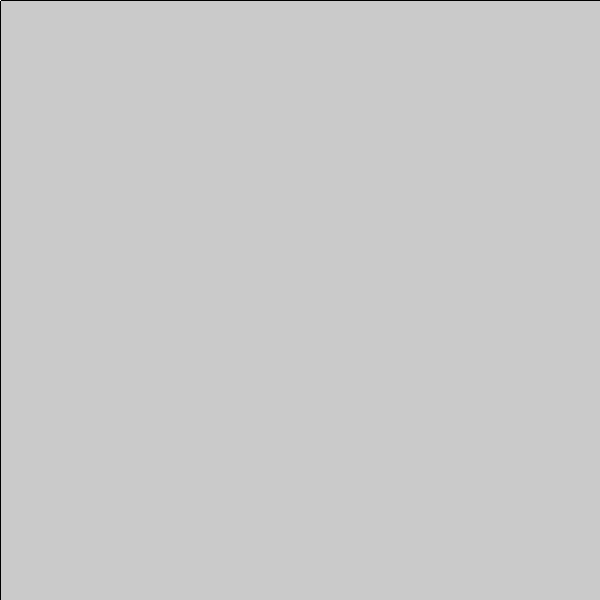
Frame 1 (no input)
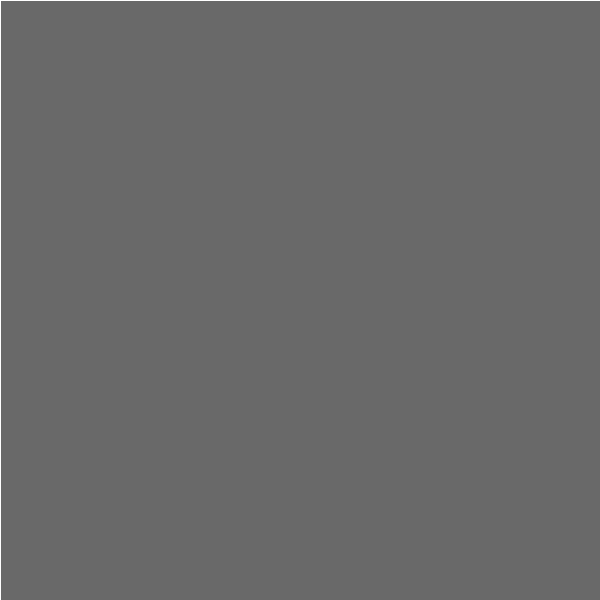
Frame 60 (the mouse pressed at the canvas centre just before this capture)
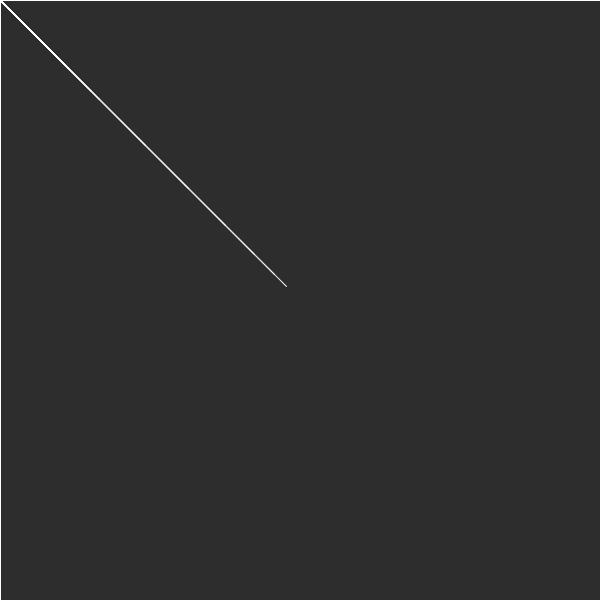
Frame 120 (the mouse held since frame 60 and released just before this capture)

The Processing sketch that drew these frames (run headless with seeded random() and noise(); from frame 60 on, the mouse is pressed at the canvas centre):

// Processing sketch: processing_62726
// ── processing_62726.pde

//cantidad de agentes autónomos
int cant = 50;
//dibujar las trayectorias o no?
boolean dibujar = true;
// darle a cada agente una variación individual?
boolean variar = false;

Bola bolas[];

int radio = 15;

void setup(){
  size(600, 600);
  smooth();
  
  //crear todos los agentes y almacenarlos en un array
  bolas = new Bola[cant];
  for(int n=0; n<cant; n++){
    bolas[n] = new Bola();
  }
}

void draw(){
  
   fondo();
  //recorrer la lista de agentes y moverlos. el primero sigue al mouse, los demás siguen al anterior en la lista
  for(int n=0; n<cant; n++){
    float x, y;
    if(n == 0){
       x = bolas[n].x + (mouseX - bolas[n].x) / 20;
       y = bolas[n].y + (mouseY - bolas[n].y) / 20;
    }
    else
    {
      x = bolas[n].x + (bolas[n-1].x - bolas[n].x) / 10;
      y = bolas[n].y + ( bolas[n-1].y - bolas[n].y) / 10;
      
      // el siguiente condicional produce una repulsión entre las partículas
      // evalua que la bola[n - 1] este a una distancia > que 2 radios de la bola[n]
      // Si esta distancia es menor a 2 radios entonces 
      // la coordenada x se incrementa = repulsión.
      
      if(dist(x,y,bolas[n-1].x,bolas[n-1].y ) < radio )
      {
        x = bolas[n].x + (bolas[n-1].x - bolas[n].x) * 5;
        y = bolas[n].y + (bolas[n-1].y - bolas[n].y) * 5;
      }
      
    }// end else
    
    bolas[n].paso(x, y);
  }
}

void fondo()
{
  if (!dibujar) 
   {  fill(0,10);  } 
  else 
    { fill( 0,3); }
   rect(0,0, width, height);
}

//definición de la clase Bola

class Bola{
  float x, y; //posición actual
  float ax, ay; //posición anterior
  float rx, ry; //variación individual de la posición
  
  Bola(){
    // determinar valores iniciales de las variables
    ax = x = 0;
    ay = y = 0;
    rx = variar ? random(-3, 3) : 0;
    ry = variar ? random(-3, 3) : 0;
    fill(255);
  }
  
  void paso(float inputX, float inputY){
    //modificar posición
    x = inputX + rx;
    y = inputY + ry;
    
    //trazar trayectoria o mostrar posición con un círculo
    if(dibujar){
     //fill(0,3); rect(0,0,width,height);
      stroke(255);
      line(ax, ay, x, y);
    }else{
      fill(255);
      ellipse(x, y, radio, radio);
    }
    
    //almacenar posición actual para el próximo paso
    ax = x;
    ay = y;
  }
}
